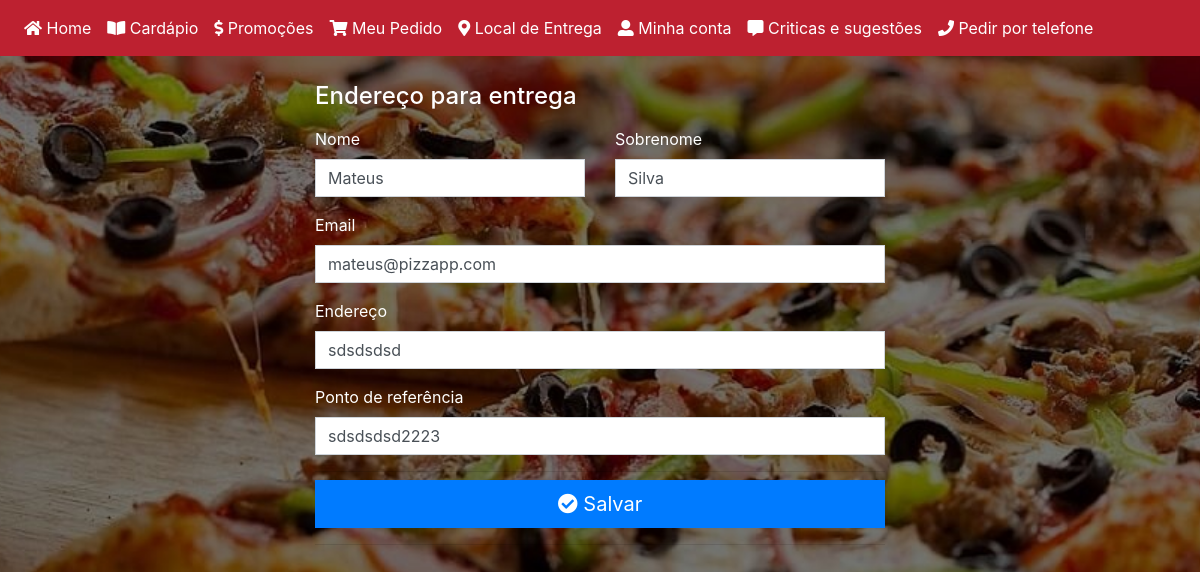
Screenshot of /entrega.php (signed in) with the database file from the repository.
### tables this page shows
CREATE TABLE `usuarios` (
  `ID` int(11) NOT NULL,
  `nome` varchar(70) NOT NULL,
  `sobrenome` varchar(70) NOT NULL,
  `email` varchar(70) NOT NULL,
  `endereco` varchar(70) NOT NULL,
  `ponto_de_referencia` varchar(50) NOT NULL,
  `senha` varchar(255) NOT NULL
);

### entrega.php (the view, shortened to what this page needs)
<?php
  require_once 'core/Sessao.php';
    $usr = $pdo->prepare('SELECT * FROM usuarios WHERE email = :email');
    $usr->bindValue(':email', $_SESSION['email']);
    $usr->execute();
    $usuarios = $usr->fetch(PDO::FETCH_OBJ);
 ?>
 <!doctype html>
<html lang="pt-br">
  <head>
    <link rel="stylesheet" href="https://maxcdn.bootstrapcdn.com/bootstrap/4.0.0/css/bootstrap.min.css">
    <link href="css/form-validation.css" rel="stylesheet">
    <link rel="stylesheet" type="text/css" href="css/style.css">
    <link rel="stylesheet" href="https://use.fontawesome.com/releases/v5.2.0/css/solid.css">
    <link rel="stylesheet" href="https://use.fontawesome.com/releases/v5.2.0/css/fontawesome.css">
    <link rel="stylesheet" type="text/css" href="sidebar_includes/css/b4_sidebar.css">
  </head>
  <body>
    <div class="container-fluid">
      <div class="row" >
        <nav class="navbar navbar-expand-lg navbar-light bg-danger sidebarNavigation" data-sidebarClass="navbar-light bg-danger" style=" width: 100%; position: absolute; z-index: 9999; background-color: #bd2130 !important;">
              <div class="collapse navbar-collapse" id="navbarMenu">
                <div class="navbar-nav">
                  <a class="nav-item nav-link" href="index.php" style="color: white;"><i class="fas fa-home"></i> Home</a>
                  <a class="nav-item nav-link" href="cardapio.php" style="color: white;"><i class="fas fa-book-open"></i> Cardápio</a>
                  <a class="nav-item nav-link" href="promocoes.php" style="color: white;"><i class="fas fa-dollar-sign"></i> Promoções</a>
                  <a class="nav-item nav-link" href="cart.php" style="color: white;"><i class="fas fa-shopping-cart"></i> Meu Pedido</a>
                  <a class="nav-item nav-link" href="entrega.php" style="color: white;"><i class="fas fa-map-marker-alt"></i> Local de Entrega</a>
                  <a class="nav-item nav-link" href="conta.php" style="color: white;"><i class="fas fa-user-alt"></i> Minha conta</a>
                  <a class="nav-item nav-link" href="critica.php" style="color: white;"><i class="fas fa-comment-alt"></i> Criticas e sugestões</a>
                  <a class="nav-item nav-link" href="tel:08136341122" style="color: white;"><i class="fas fa-phone"></i> Pedir por telefone</a>
                </div>
             </div>
        </nav>
      </div>
      <div class="row" id="cart">
        <div class="col"></div>
        <div class="col-sm-6">
          <h4 class="mb-3">Endereço para entrega</h4>
          <form method="POST" action="core/att.php" class="needs-validation" novalidate>
            <div class="row">
              <div class="col-md-6 mb-3">
                <label for="primeiroNome">Nome</label>
                <input type="text" class="form-control" name="nome" id="primeiroNome" placeholder="" value="<?php echo $usuarios->nome; ?>" required>
              </div>
              <div class="col-md-6 mb-3">
                <label for="sobrenome">Sobrenome</label>
                <input type="text" class="form-control" name="sobrenome" id="sobrenome" placeholder="" value="<?php echo $usuarios->sobrenome; ?>" required>
              </div>
            </div>
            <div class="mb-3">
              <label for="email">Email</label>
              <input value="<?php echo $usuarios->email; ?>" type="email" class="form-control" name="email" id="email" placeholder="fulano@exemplo.com" required>
            </div>
            <div class="mb-3">
              <label for="endereco">Endereço</label>
              <input value="<?php echo $usuarios->endereco; ?>" type="text" class="form-control" name="endereco" id="endereco" placeholder="Rua da academia, nº 45" required>
            </div>
            <div class="mb-3">
              <label for="endereco2">Ponto de referência</label>
              <input type="text" class="form-control" name="ponto_de_referencia" id="endereco2" placeholder="Ex: Em frente a padaria." value="<?php echo $usuarios->ponto_de_referencia; ?>" required>
            </div>
            <hr class="mb-2">
            <button class="btn btn-primary btn-lg btn-block" type="submit" style="border-radius: 0;"><i class="fas fa-check-circle"></i> Salvar</button>
            <hr class="mb-2">
          </form>
        </div>
        <div class="col"></div>
      </div>
  </body>
</html>

### css/style.css (style rules this page uses)
body, html { width: 100%; height: 100%; }
body { background-image:url('../img/pz.jpg'); background-attachment: fixed; background-repeat: no-repeat; background-size: cover; background-position: center; padding: 0; }
i { color: white; }
#cart { margin-top: 7%; }
.form-control { border-radius: 0; }

### sidebar_includes/css/b4_sidebar.css (style rules this page uses)
body { position:relative }
.overlay,.sideMenu { position:fixed;bottom:0 }
.sidebarNavigation { margin-bottom:0;z-index:999;justify-content:flex-start }
.sideMenu { left:-100%;top:52px;transition:all ease 0.5s;overflow:hidden;width:100%;z-index:999;max-width:80%;margin-bottom:0;padding:1rem }

### entrega.php (style rules this page uses)
h4 { color: white; }
label { color: white; }

### rows the page displays
usuarios: nome "Mateus", sobrenome "Silva", email "mateus@pizzapp.com", endereco "sdsdsdsd", ponto_de_referencia "sdsdsdsd2223"
